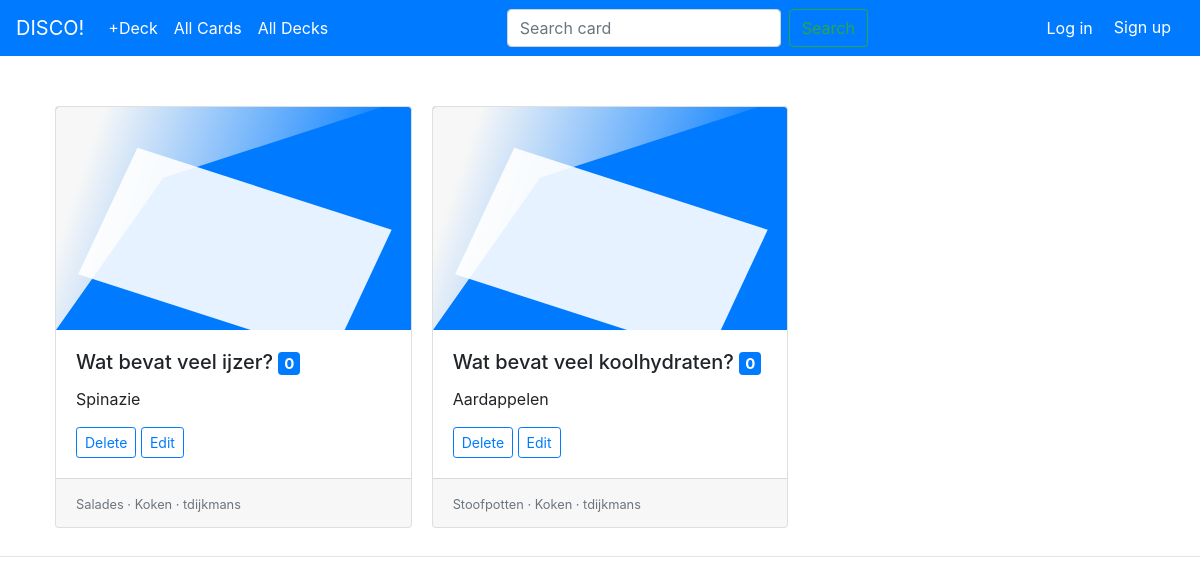
Page /card/all on the earlier database version.
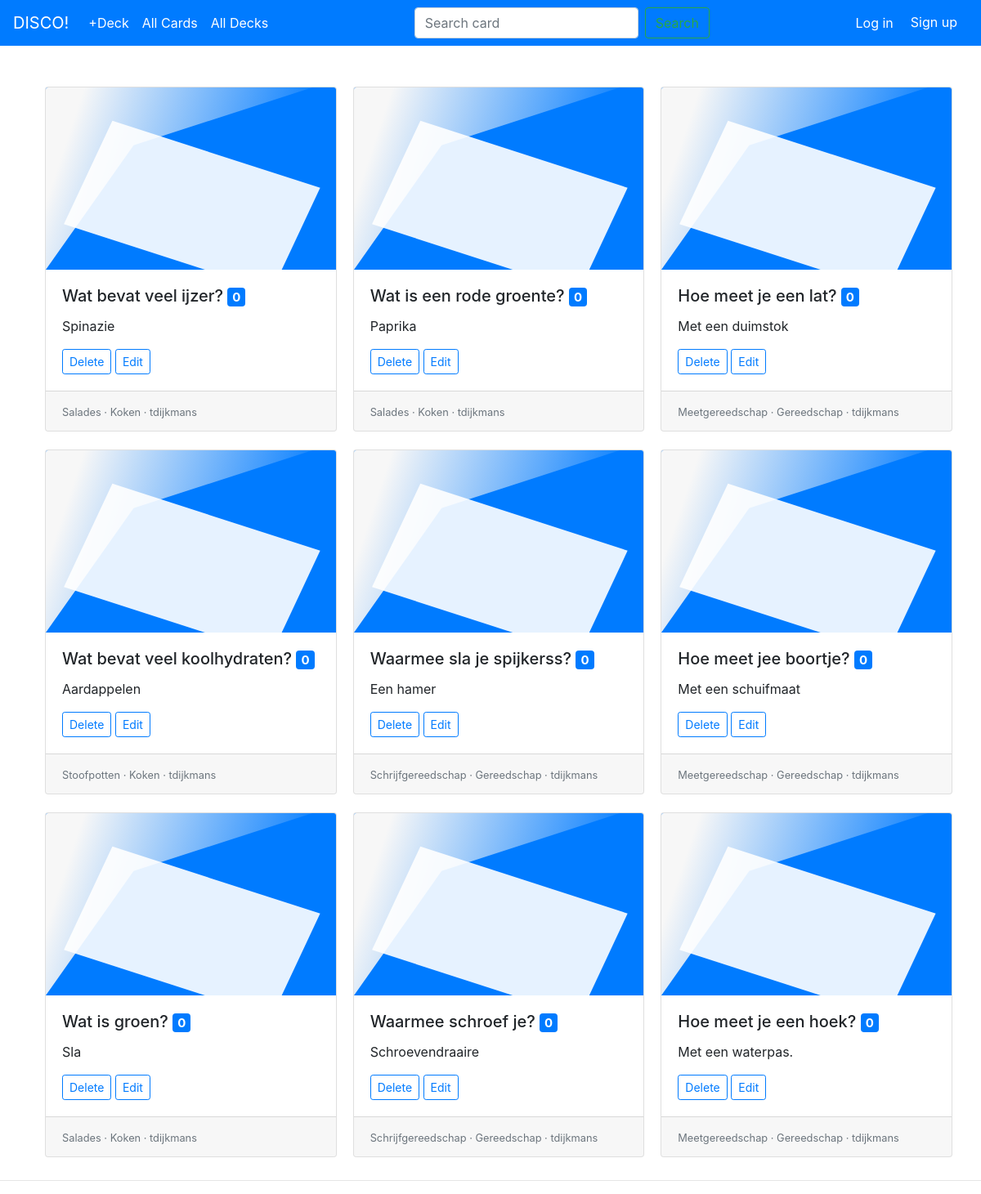
Same page on the later database version.
### cardmaker/models.py (models this page shows, shortened)
class Card(models.Model):
    question = models.CharField(max_length=200)
    answer = models.CharField(max_length=200)
    deck = models.ForeignKey(Deck, on_delete=models.CASCADE)

class Deck(models.Model):
    title = models.CharField(max_length=200)
    subject = models.CharField(max_length=200)
    description = models.TextField(max_length=500, blank=True)
    creator = models.ForeignKey(User, on_delete=models.CASCADE)
    def __str__(self):
        return self.title

### cardmaker/views.py (the view)
# urls.py: path('card/all', views.show_all_cards, name='all_cards'),
def show_all_cards(request):
    c_list = Card.objects.all()
    context = {'list_of_cards' : c_list}
    return render(request, 'show_all_cards.html', context)

### cardmaker/templates/show_all_cards.html (shortened to what this page needs)
{% extends "base.html" %}
{% load static %}
{% block content %}
<div class="container">
<div class="card-columns">
  {% for card in list_of_cards %}
  <div class="card">
    <img src="{% static "images/FlashCardImage.svg" %}" class="card-img-top" alt="...">
    <div class="card-body">
      <h5 class="card-title">{{ card.question }} <a href="/deck/{{deck.id}}" <span class="badge badge-primary">{{deck.card_set.all|length}}</a></span> </h5>
      <p class="card-text">{{card.answer}}</p>
      <form action="/card/delete/{{card.id}}/" method="post">
        <input type="submit" class="btn btn-outline-primary btn-sm" value="Delete">
        <a class="btn btn-outline-primary btn-sm" href="/deck/{{deck.id}}" role="button">Edit</a>
      </form>
    </div>
    <div class="card-footer">
      <small class="text-muted">
        {{card.deck}} · {{card.deck.subject}} · {{card.deck.creator}}{{deck.creator}}
      </small>
    </div>
  </div>
{% endfor %}
</div>
</div>
<hr>
{% endblock %}

Differences in the rows shown:
added Card: question "Wat is groen?", card_set.all|length "0", answer "Sla", deck "Salades", deck.subject "Koken", deck.creator "tdijkmans"
added Card: question "Wat is een rode groente?", card_set.all|length "0", answer "Paprika", deck "Salades", deck.subject "Koken", deck.creator "tdijkmans"
added Card: question "Waarmee sla je spijkerss?", card_set.all|length "0", answer "Een hamer", deck "Schrijfgereedschap", deck.subject "Gereedschap", deck.creator "tdijkmans"
added Card: question "Waarmee schroef je?", card_set.all|length "0", answer "Schroevendraaire", deck "Schrijfgereedschap", deck.subject "Gereedschap", deck.creator "tdijkmans"
added Card: question "Hoe meet je een lat?", card_set.all|length "0", answer "Met een duimstok", deck "Meetgereedschap", deck.subject "Gereedschap", deck.creator "tdijkmans"
added Card: question "Hoe meet jee boortje?", card_set.all|length "0", answer "Met een schuifmaat", deck "Meetgereedschap", deck.subject "Gereedschap", deck.creator "tdijkmans"
added Card: question "Hoe meet je een hoek?", card_set.all|length "0", answer "Met een waterpas.", deck "Meetgereedschap", deck.subject "Gereedschap", deck.creator "tdijkmans"
